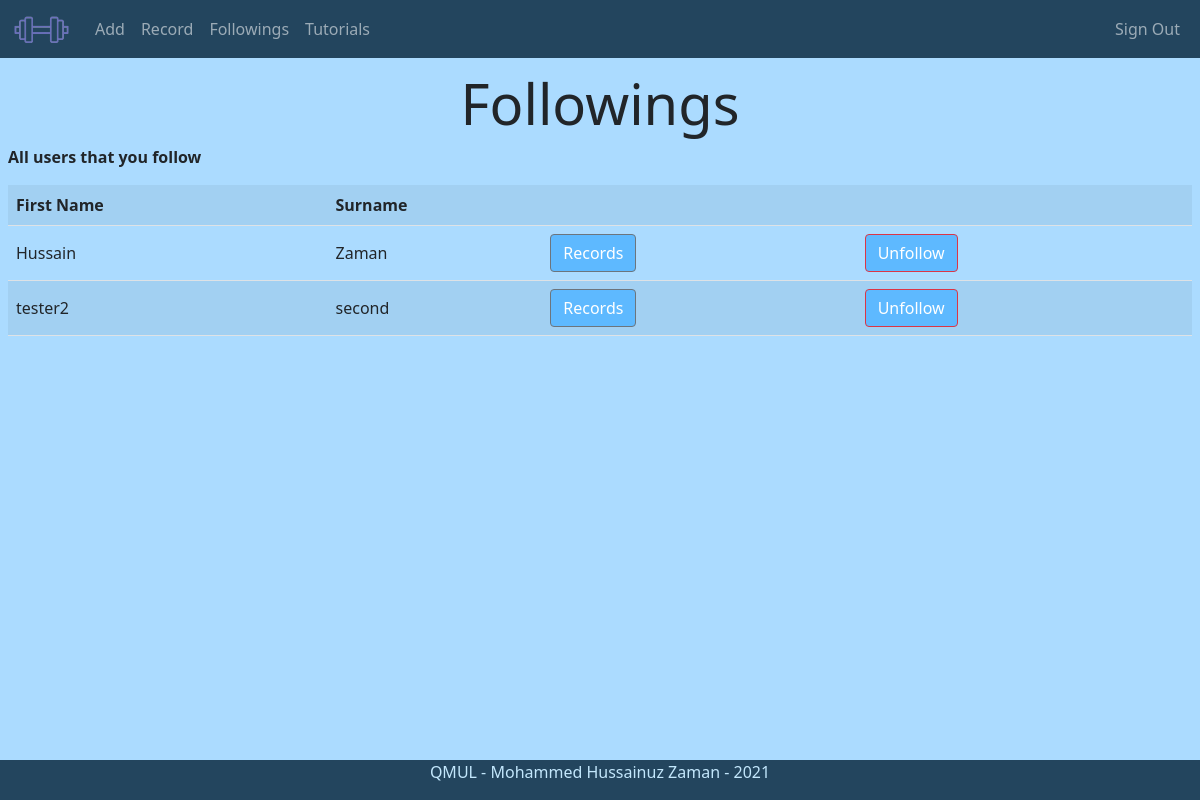
/gymtracker/show_all_followings (signed in), run on the app's committed database.
### gymtracker/models.py (models this page shows, shortened)
class Profile(User):
    date_of_birth = models.DateField(auto_now=False, auto_now_add=False)

### gymtracker/views.py (the view)
    def usercheck(request):
        if 'username' in request.session:
            username = request.session['username']
            try: profile = Profile.objects.get(username=username)
            except Profile.DoesNotExist : raise Http404("User does not exist")
            return view(request, profile)
        else:
            context = {'appname': appname}
            return render(request, 'gymtracker/signin.html', context)

### gymtracker/views.py (called while the page is built)
def verify_loggedin(view):
    def usercheck(request):
        if 'username' in request.session:
            username = request.session['username']
            try: profile = Profile.objects.get(username=username)
            except Profile.DoesNotExist : raise Http404("User does not exist")
            return view(request, profile)
        else:
            context = {'appname': appname}
            return render(request, 'gymtracker/signin.html', context)
    return usercheck

@verify_loggedin
def show_all_followings(request,profile):
    context = {'appname': appname,'logIn':True}
    followings = Following.objects.filter(current_user=profile)
    following_profiles = set()
    for x in followings:
        friend = Profile.objects.get(pk = x.following_user)
        following_profiles.add(friend)
    context.update({'followings':following_profiles})
    return render(request, 'gymtracker/show_all_followings.html', context)

### gymtracker/templates/gymtracker/show_all_followings.html (shortened to what this page needs)
{% extends 'gymtracker/base.html' %}
{% block content %}
<h1 class="display-4 text-center">Followings</h1>
<p class="subhead">All users that you follow</p>
<table class="table table-striped align-middle">
    {% if followings|length > 0 %}
    <tr><th>First Name</th><th colspan="3">Surname</th></tr>
    {% endif %}
    {% for f in followings %}
        <tr>
            <td>{{f.first_name}}</td>
            <td>{{f.last_name}}</td>
            <td>
                <form method="POST" action="{% url 'following_record' %}">
                    <button type="submit" class="btn btn-secondary">Records</button>
                </form>
            </td>
            <td>
                <form method="POST" action="{% url 'remove_friend_2' %}">
                    <button type="submit" class="btn btn-danger">Unfollow</button>
                </form>
            </td>
    {% endfor %}
</table>
{% endblock %}

### gymtracker/templates/gymtracker/base.html (style rules this page uses)
body { background-color: #ABDBFF; }
.btn { background-color: #5EB9FF; }
.subhead { font-weight: bold; }

### data on the page
Profile: first_name "Hussain", last_name "Zaman"
Profile: first_name "tester2", last_name "second"
